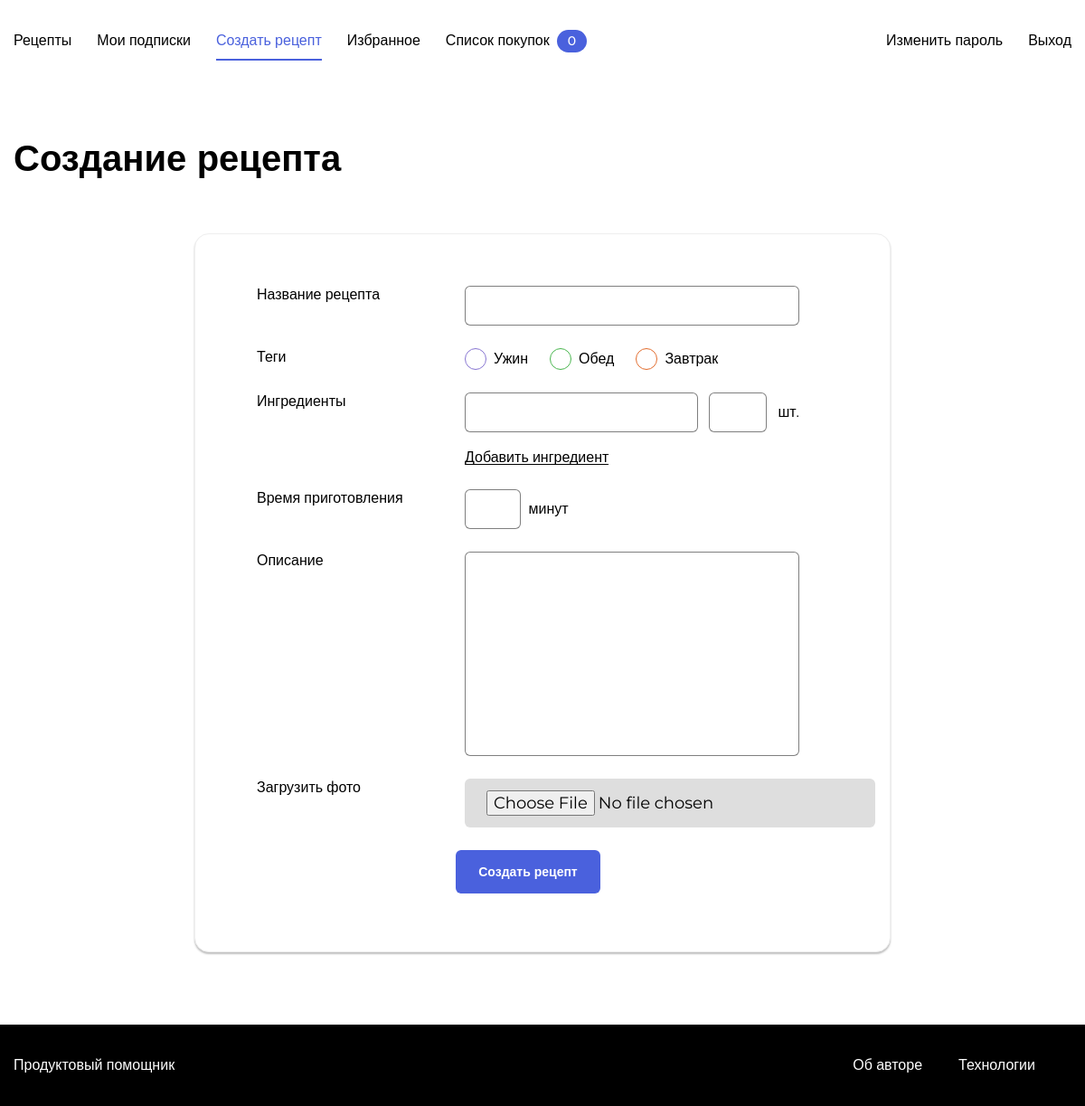
Page /recipe_new/ (signed in) on the earlier database version.
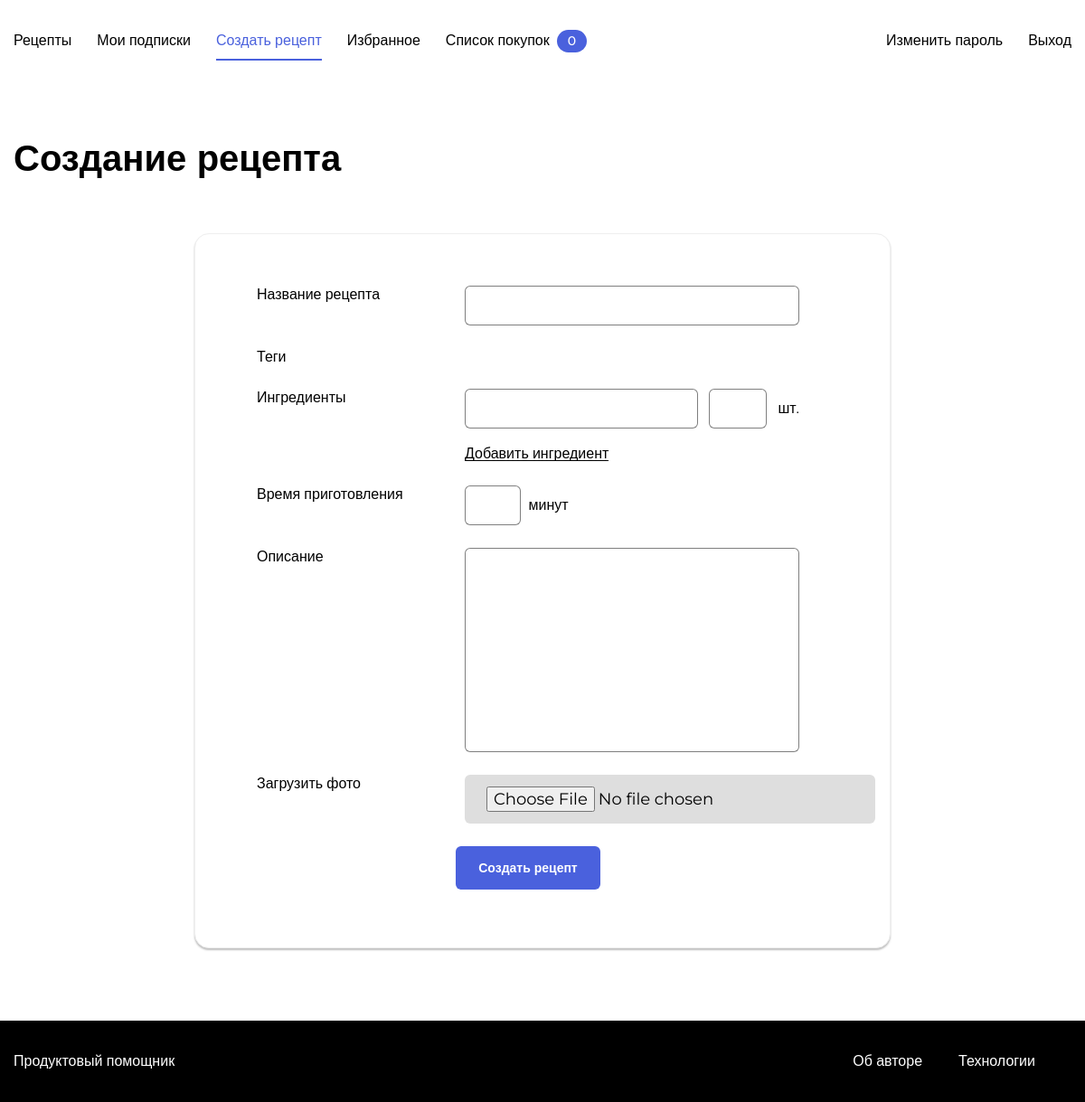
Same page on the later database version.
### recipe/models.py (models this page shows)
class Tag(models.Model):
    tag_options = {
        'breakfast': ['orange', 'Завтрак'],
        'lunch': ['green', 'Обед'],
        'dinner': ['purple', 'Ужин']
        }
    TAG_CHOICES = [
        ('breakfast', 'Завтрак'),
        ('lunch', 'Обед'),
        ('dinner', 'Ужин'),
        ]
    title = models.CharField(
        max_length=10,
        choices=TAG_CHOICES,
        verbose_name='Название тэга'
        )
    def __str__(self):
        return self.title
    @property
    def color(self):
        return self.tag_options[self.title][0]
    @property
    def name(self):
        return self.tag_options[self.title][1]

### recipe/views.py (the view, shortened to what this page needs)
# urls.py: path('recipe_new/', views.recipe_new, name='recipe_new'),
@login_required
def recipe_new(request):
    author = get_object_or_404(User, username=request.user)
    recipe_form = RecipeForm(
        request.POST or None, files=request.FILES or None
        )
    ingredients = get_ingredients_from_js(request)
    return render(request, 'recipe_form.html', {'form': recipe_form, })

### recipe/forms.py
class RecipeForm(forms.ModelForm):
    class Meta:
        model = Recipe
        fields = ('title', 'tag', 'cooking_time', 'description', 'image')
        widgets = {
            'tag': forms.CheckboxSelectMultiple(),
        }

### foodgram/context_processors.py (called while the page is built)
def cart_list_counter(request):
    if request.user.is_authenticated:
        count = request.user.carts.all().count()
    else:
        count = []
    return {'count': count}

def year(request):
    current_year = dt.datetime.today().year
    return {'year': current_year}

def paginator_page(request):
    result_str = ''
    for item in request.GET.getlist('pages'):
        result_str += f'&pages={item}'
    return {'pages': result_str}

### recipe/service.py (called while the page is built)
def get_ingredients_from_js(request):
    ingredients = {}
    for key, ingredient_name in request.POST.items():
        if 'nameIngredient' in key:
            _ = key.split('_')
            ingredients[ingredient_name] = int(
                request.POST[f'valueIngredient_{_[1]}']
            )
    return ingredients

### users/templatetags/user_filters.py (called while the page is built)
@register.filter
def addclass(field, css):
    return field.as_widget(attrs={"class": css})

### templates/recipe_form.html (shortened to what this page needs)
{% extends "base.html" %}
{% load static %}
{% block head %}
    {% include 'includes/head.html' with new_recipe=True%}
{% endblock %}
{% block content %}
{% load user_filters %}
<link rel="stylesheet" href="{% static 'pages/form.css' %}">
    <div class="main__header">
        <h1 class="main__title">Создание рецепта</h1>
    </div>
    <div class="form-container">
        <form class="form" method="post" enctype="multipart/form-data">
            <div class="form__group">
                <label for="id_name" class="form__label">Название рецепта</label>
                <div class="form__field-group">
                    {{ form.title|addclass:"form__input" }}
                </div>
            </div>
            <div class="form__group">
                <p class="form__label">Теги</p>
                <div class="form__field-group">
                    <div class="tags">
                    {% for tag_choice, tag_title in form.tag.field.choices %}
                        <div class="tags__item">
                            <input type="checkbox" name="tags" value ="{{ tag_choice.instance.pk }}" id="id_{{ tag_choice.instance.name }}" class="tags__checkbox tags__checkbox_style_{{ tag_choice.instance.color }}">
                            <label for="id_{{ tag_choice.instance.name }}" class="tags__label">{{ tag_choice.instance.name }}</label>
                        </div>
                    {% endfor %}
                    </div>
                </div>
            </div>
            <div class="form__group">
                <label for="nameIngredient" class="form__label">Ингредиенты</label>
                <div class="form__field-group">
                    <div class="form__field-group-ingredientes">
                        <div class="form__dropdown">
                            <input type="text" id="nameIngredient" class="form__input">
                        </div>
                        <input type="number" id="cantidad" class="form__input" min="0">
                        <label for="cantidad" class="form__label" id="cantidadVal">шт.</label>
                    </div>
                    <span class="form__ingredient-link" id="addIng">Добавить ингредиент</span>
               </div>
            </div>
           <div class="form__group">
                <label for="id_time" class="form__label">Время приготовления</label>
                <div class="form__field-group form__field-group_time">
                    {{ form.cooking_time|addclass:"form__input" }}
                    <label for="id_time" class="form__label">минут</label>
                </div>
            </div>
            <div class="form__group">
                <label for="id_description" class="form__label">Описание</label>
                <div class="form__field-group">
                    {{ form.description|addclass:"form__textarea" }}
                </div>
            </div>
            <div class="form__group">
                <span class="form__label">Загрузить фото</span>
                <div class="form__field-group">
                    {{ form.image|addclass:"form__file-button" }}
                </div>
            </div>
            <div class="form__footer">
                <button class="button button_style_blue">Создать рецепт</button>
            </div>
        </form>
    </div>
{% endblock %}

### templates/base.html (shortened to what this page needs)
<!doctype html>
<html lang="ru">
<head>
    {% load static %}
    <link rel="stylesheet" href="/static/pages/index.css">
</head>
<body class="body">
    {% block head %}
    {% endblock %}
    <main class="main container">
        {% block content %}
        {% endblock %}
      </main>
    {% include 'includes/footer.html' %}
</body>
</html>

### templates/includes/head.html (shortened to what this page needs)
<header class="header">
    <nav class="nav">
        <div class="nav__container container">
        {% if user.is_authenticated %}
            <ul class="nav__items list">
                <li class="nav__item {% if index %}nav__item_active{% endif %}"><a href="{% url 'index' %}" class="nav__link link">Рецепты</a></li>
                <li class="nav__item {% if follow %}nav__item_active{% endif %}"><a href="{% url 'social:follow_index' %}" class="nav__link link">Мои подписки</a></li>
                <li class="nav__item {% if new_recipe %}nav__item_active{% endif %}"><a href="{% url 'recipe_new' %}" class="nav__link link">Создать рецепт</a></li>
                <li class="nav__item {% if favorit %}nav__item_active{% endif %}"><a href="{% url 'social:favorit_index' %}" class="nav__link link">Избранное</a></li>
                <li class="nav__item {% if cart_list %}nav__item_active{% endif %}"><a href="{% url 'cart_list' %}" class="nav__link link">Список покупок</a> <span class="badge badge_style_blue nav__badge" id="counter">{{ count }}</span></li>
            </ul>
            <ul class="nav__items list">
                <li class="nav__item {% if password_change %}nav__item_active{% endif %}"><a href="{% url 'index' %}""><a href="{% url 'password_change' %}" class="nav__link link">Изменить пароль</a></li>
                <li class="nav__item"><a href="{% url 'logout' %}" class="nav__link link">Выход</a></li>
            </ul>
        {% endif %}
        </div>
    </nav>
</header>

### templates/includes/footer.html
<footer class="footer">
    <div class="footer__container container">
        <a href="#" class="footer__brand link">Продуктовый помощник</a>
        <ul class="footer__items">
            <li class="footer__item"><a href="{% url 'about-author' %}" class="footer__link link">Об авторе </a></li>
            <li class="footer__item"><a href="{% url 'about-spec' %}" class="footer__link link">Технологии</a></li>
        </ul>
    </div>
</footer>

### static/pages/index.css (style rules this page uses)
* { box-sizing: border-box; }
html, body { min-height: 100%; }

### static/pages/form.css (style rules this page uses)
* { box-sizing: border-box; }
html, body { min-height: 100%; }

### static/blocks/body/body.css (style rules this page uses)
.body { display: flex; flex-direction: column; }

### static/blocks/container/container.css (style rules this page uses)
.container { max-width: 1200px; padding: 0 15px; margin: 0 auto; width: 100%; }

### static/blocks/link/link.css (style rules this page uses)
.link { text-decoration: none; transition: opacity 0.2s; }

### static/blocks/tags/tags.css (style rules this page uses)
.tags { display: flex; height: 100%; flex-direction: row; list-style: none; padding: 0; }

### static/blocks/button/button.css (style rules this page uses)
.button { font-family: 'Montserrat', sans-serif; font-style: normal; font-weight: 600; font-size: 14px; background: none; border-radius: 6px; padding: 12px 24px; height: 48px; line-height: 1; text-decoration: none; border: 1px solid transparent; transition: background 0.2s; outline: none; user-select: none; cursor: pointer; width: max-content; }

### static/blocks/button/_style/button_style_blue.css (style rules this page uses)
.button_style_blue { background: #4A61DD; color: #FFFFFF; transition: background 0.2s; }

### static/blocks/header/header.css (style rules this page uses)
.header { display: flex; align-items: center; justify-content: center; }

### static/blocks/nav/nav.css (style rules this page uses)
.nav { height: 90px; width: 100%; }

### static/blocks/nav/__container/nav__container.css (style rules this page uses)
.nav__container { display: flex; justify-content: space-between; height: 100%; align-items: center; }

### static/blocks/nav/__items/nav__items.css (style rules this page uses)
.nav__items { display: flex; height: 100%; flex-direction: row; list-style: none; padding: 0; align-items: center; }

### static/blocks/nav/__item/nav__item.css (style rules this page uses)
.nav__item { display: flex; align-items: center; margin-right: 28px; height: 100%; color: #000000; position: relative; }
.nav__item:last-child { margin-right: 0; }

### static/blocks/nav/__item/_active/nav__item_active.css (style rules this page uses)
.nav__item_active { color: #4A61DD; }
.nav__item_active:after { content: ''; position: absolute; top: 50%; margin-top: 20px; left: 0; width: 100%; height: 2px; background: #4A61DD; }

### static/blocks/nav/__link/nav__link.css (style rules this page uses)
.nav__link { font-style: normal; font-weight: 500; font-size: 16px; line-height: 20px; color: inherit; cursor: pointer; font-family: 'Montserrat', sans-serif; }

### static/blocks/nav/__badge/nav__badge.css (style rules this page uses)
.nav__badge { margin-left: 8px; }

### static/blocks/main/main.css (style rules this page uses)
.main { padding-top: 60px; padding-bottom: 80px; flex: 1 0 auto; min-height: calc(100vh - 180px); }

### static/blocks/main/__header/main__header.css (style rules this page uses)
.main__header { display: flex; justify-content: space-between; margin-bottom: 28px; }

### static/blocks/main/__title/main__title.css (style rules this page uses)
.main__title { font-family: 'Montserrat', sans-serif; font-style: normal; font-weight: bold; font-size: 40px; line-height: 49px; color: #000000; padding: 0; margin: 0; }

### static/blocks/footer/footer.css (style rules this page uses)
.footer { background: #000000; height: 90px; flex: 0 0 auto; }

### static/blocks/footer/__container/footer__container.css (style rules this page uses)
.footer__container { display: flex; justify-content: space-between; align-items: center; height: 100%; }

### static/blocks/footer/__link/footer__link.css (style rules this page uses)
.footer__link { font-family: 'Montserrat', sans-serif; font-style: normal; font-weight: 500; font-size: 16px; line-height: 20px; color: #FFFFFF; }

### static/blocks/footer/__item/footer__item.css (style rules this page uses)
.footer__item { margin-right: 40px; }

### static/blocks/footer/__items/footer__items.css (style rules this page uses)
.footer__items { display: flex; list-style: none; padding: 0; }

### static/blocks/footer/__brand/footer__brand.css (style rules this page uses)
.footer__brand { font-family: 'Montserrat', sans-serif; font-style: normal; font-weight: 500; font-size: 16px; line-height: 20px; color: #FFFFFF; }

### static/blocks/badge/badge.css (style rules this page uses)
.badge { color: #fff; background: #ddd; border-radius: 24px; padding: 4px 12px; font-style: normal; font-weight: 500; font-size: 14px; line-height: 17px; font-family: 'Montserrat', sans-serif; }

### static/blocks/badge/_style/badge_style_blue.css (style rules this page uses)
.badge_style_blue { background: #4A61DD; border-radius: 36px; }

### static/blocks/form-container/form-container.css (style rules this page uses)
.form-container { display: flex; align-items: center; justify-content: center; margin-top: 59px; }

### static/blocks/form/form.css (style rules this page uses)
.form { display: flex; flex-direction: column; align-items: center; padding: 57px 100px 64px 68px; background: #FFFFFF; border: 1px solid #EEEEEE; box-shadow: 0px 2px 2px rgba(0, 0, 0, 0.25); border-radius: 16px; max-width: 770px; width: 100%; }

### static/blocks/form/__label/form__label.css (style rules this page uses)
.form__label { font-family: 'Montserrat', sans-serif; font-style: normal; font-weight: normal; font-size: 16px; line-height: 20px; color: #000000; max-width: 170px; padding: 0; margin: 0; }

### static/blocks/form/__input/form__input.css (style rules this page uses)
.form__input { background: #FFFFFF; border: 1px solid rgba(0, 0, 0, 0.5); border-radius: 6px; font-family: 'Montserrat', sans-serif; font-style: normal; font-weight: normal; font-size: 16px; line-height: 20px; color: #000000; padding: 12px 9px; max-width: 370px; width: 100%; max-height: 44px; outline: none; }

### static/blocks/form/__group/form__group.css (style rules this page uses)
.form__group { display: flex; width: 100%; margin-bottom: 25px; }

### static/blocks/form/__field-group/form__field-group.css (style rules this page uses)
.form__field-group { display: grid; grid-gap: 9px; grid-template-rows: auto; grid-template-columns: 1fr; align-items: center; margin-left: auto; max-width: 370px; width: 100%; position: relative; }

### static/blocks/form/__textarea/form__textarea.css (style rules this page uses)
.form__textarea { background: #FFFFFF; border: 1px solid rgba(0, 0, 0, 0.5); box-sizing: border-box; border-radius: 6px; resize: none; outline: none; font-family: 'Montserrat', sans-serif; font-style: normal; font-weight: normal; font-size: 16px; line-height: 20px; color: #000000; padding: 12px 9px; width: 100%; }

### static/blocks/form/__field-group-ingredientes/form__field-group-ingredientes.css (style rules this page uses)
.form__field-group-ingredientes { display: grid; grid-template-columns: 8fr 2fr 0.5fr; grid-template-rows: auto; grid-column-gap: 12px; justify-items: end; align-items: center; }

Differences in the rows shown:
removed Tag: instance.name "Ужин"
removed Tag: instance.name "Обед"
removed Tag: instance.name "Завтрак"
